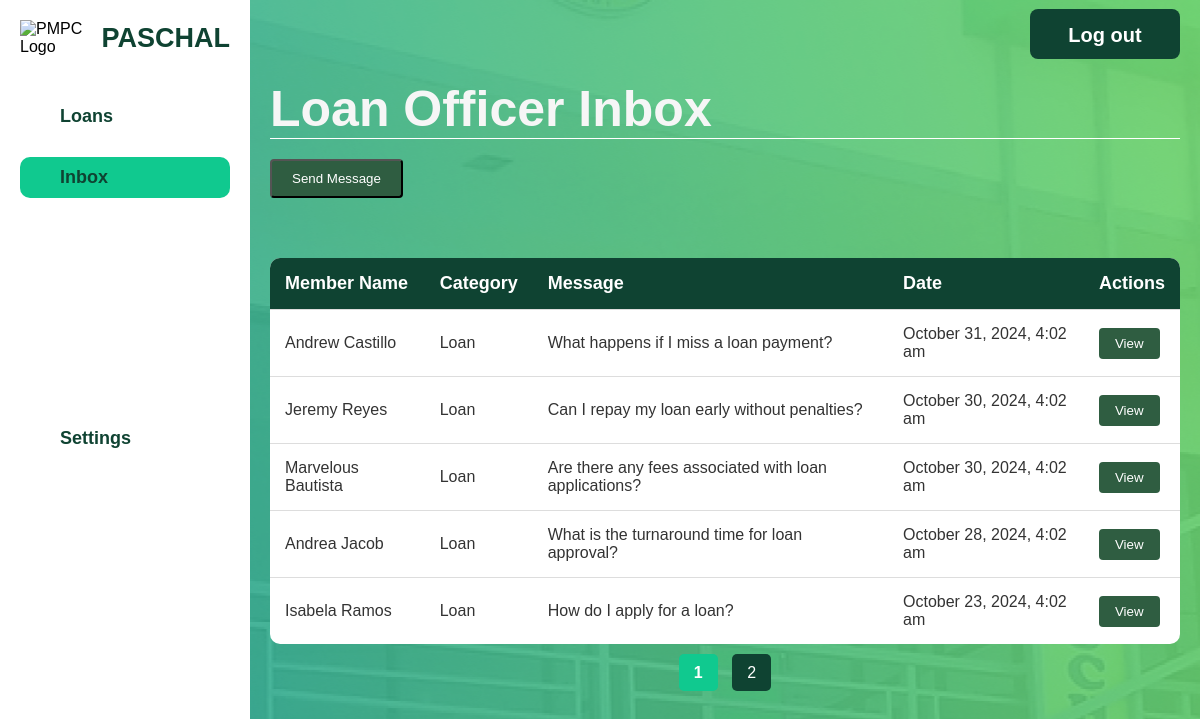
The app's page /loan/loan-inbox.php (signed in) with its own data.
### tables this page shows
CREATE TABLE `admin_messages` (
  `MessageID` int(11) NOT NULL,
  `MemberID` int(11) DEFAULT NULL,
  `Category` varchar(255) DEFAULT NULL,
  `MessageContent` mediumtext DEFAULT NULL,
  `DateSent` datetime DEFAULT NULL,
  `isReplied` tinyint(1) DEFAULT 0,
  `isViewed` tinyint(1) DEFAULT 0
);

### html/loan/loan-inbox.php (the view, shortened to what this page needs)
<?php
$servername = "localhost";
$dbUsername = "root";
$dbPassword = "";
$dbname = "pmpc";
$conn = new mysqli($servername, $dbUsername, $dbPassword, $dbname);
$limit = 5;
$page = isset($_GET['page']) ? (int)$_GET['page'] : 1;
$offset = ($page - 1) * $limit;
$countQuery = "SELECT COUNT(*) AS total FROM admin_messages WHERE Category = 'loan'";
$countResult = $conn->query($countQuery);
$totalMessages = $countResult->fetch_assoc()['total'];
$totalPages = ceil($totalMessages / $limit);
$messagesQuery = "SELECT CONCAT(m.FirstName, ' ', m.LastName) AS MemberName,
                         a.Category, a.MessageContent, a.DateSent, a.MessageID
                  FROM admin_messages a
                  JOIN member m ON a.MemberID = m.MemberID
                  WHERE a.Category = 'loan'
                  ORDER BY a.DateSent DESC
                  LIMIT ? OFFSET ?";
$stmt = $conn->prepare($messagesQuery);
$stmt->bind_param("ii", $limit, $offset);
$stmt->execute();
$messagesResult = $stmt->get_result();
?>
<!DOCTYPE html>
<html lang="en">
<head>
    <link rel="stylesheet" href="../../css/admin-dashboard.css">
    <link rel="stylesheet" href="../../css/member-general.css">
    <link rel="stylesheet" href="../../css/admin.css">
</head>
<body>
    <div class="container">
        <div class="sidebar">
            <div class="logo-container">
                <div class="logo">
                    <img src="../../assets/pmpc-logo.png" alt="PMPC Logo">
                </div>
                <h2 class="pmpc-text">PASCHAL</h2>
            </div>
            <ul class="sidebar-menu">
                <li><a href="loanofficer.php" >Loans</a></li>
                <li><a href="loan-inbox.php" class="active">Inbox</a></li>
            </ul>
            <ul class="sidebar-settings">
                <li><a href="#admin-settings.html">Settings</a></li>
            </ul>
        </div>
        <div class="main-content">
            <header>
                <h1>Loan Officer Inbox</h1>
                <button class="logout-button" onclick="window.location.href='../logout.php'">Log out</button>
            </header>
            <button class="send-message-button" onclick="openSendMessageModal()">Send Message</button>
            <section class="inbox-section">
                <table class="inbox-table">
                    <thead>
                        <tr>
                            <th>Member Name</th>
                            <th>Category</th>
                            <th>Message</th>
                            <th>Date</th>
                            <th>Actions</th>
                        </tr>
                    </thead>
                    <tbody id="inboxMessages">
                        <?php
                        if ($messagesResult->num_rows > 0) {
                            while ($message = $messagesResult->fetch_assoc()) {
                                echo "<tr>
                                    <td>{$message['MemberName']}</td>
                                    <td>{$message['Category']}</td>
                                    <td>{$message['MessageContent']}</td>
                                    <td>" . date('F j, Y, g:i a', strtotime($message['DateSent'])) . "</td>
                                    <td><button class='view-btn' onclick='showViewMessageModal({$message['MessageID']})'>View</button></td>
                                </tr>";
                            }
                        } else {
                            echo "<tr><td colspan='5'>No messages found.</td></tr>";
                        }
                        ?>
                    </tbody>
                </table>
            </section>
                <div id="pagination" class="pagination">
                    <?php for ($i = 1; $i <= $totalPages; $i++): ?>
                        <a href="?page=<?= $i ?>" class="<?= ($i === $page) ? 'active' : '' ?>"><?= $i ?></a>
                    <?php endfor; ?>
                </div>
        </div>
    </div>
</body>

### css/admin-dashboard.css (style rules this page uses)
.inbox-section { margin-top: 40px; }
.inbox-table { width: 100%; border-collapse: collapse; background-color: white; border-radius: 10px; overflow: hidden; }
.inbox-table thead { background-color: #0F4332; color: white; font-size: 18px; font-weight: bold; }
.inbox-table th, .inbox-table td { padding: 15px; text-align: left; border-bottom: 1px solid #ddd; }
.inbox-table td { font-size: 16px; color: #333; }
.inbox-table tr:last-child td { border-bottom: none; }
.pagination { margin-top: 20px; text-align: center; }
.pagination a { margin: 0 5px; padding: 10px 15px; background-color: #0F4332; color: white; text-decoration: none; border-radius: 5px; transition: background-color 0.3s; }
.pagination a.active { background-color: #10C98F; font-weight: bold; }
.view-btn, .reply-btn { background-color: #2f5d41; color: white; padding: 8px 16px; border-radius: 4px; cursor: pointer; border: none; }
.send-message-button { background-color: #2f5d41; color: white; padding: 10px 20px; border-radius: 4px; cursor: pointer; margin-bottom: 20px; }

### css/member-general.css (style rules this page uses)
* { margin: 0; padding: 0; box-sizing: border-box; font-family: 'Poppins', Arial, Helvetica, sans-serif; }
html, body { height: 100%; font-family: 'Poppins', Arial, Helvetica, sans-serif; }
body { background-image: url('../assets/bg.jpg'); background-size: auto; background-position: center; background-repeat: repeat; }
.container { display: flex; width: 100%; height: 100vh; }
.sidebar { width: 250px; background-color: #fff; display: flex; flex-direction: column; padding: 20px; position: fixed; height: 100vh; }
.logo-container { display: flex; align-items: center; margin-bottom: 20px; }
.logo img { width: 70px; height: auto; margin-right: 10px; }
.pmpc-text { font-size: 27px; color: #0F4332; font-weight: 800; }
.sidebar-menu { list-style: none; padding: 0; }
.sidebar-menu li { margin: 20px 0; }
.sidebar-settings { list-style: none; padding-left: 0; margin-bottom: 20px; }
.sidebar-menu a { color: #0F4332; text-decoration: none; font-size: 18px; font-weight: bold; display: block; padding: 10px 40px; transition: background-color 0.3s ease; }
.sidebar-menu a.active, .sidebar-menu a:hover { background-color: #10C98F; border-radius: 10px; }
.sidebar-settings li { margin: 0; }
.sidebar-settings a { color: #0F4332; text-decoration: none; font-size: 18px; font-weight: bold; padding: 10px 40px; display: block; transition: background-color 0.3s ease; margin-top:200px; }
.main-content { margin-left: 250px; padding: 20px; width: calc(100% - 250px); }
header { display: flex; justify-content: space-between; align-items: center; padding-top: 60px; border-bottom: 1.5px solid #ffffff; margin-bottom: 20px; }
header h1 { font-size: 50px; font-weight: 800; color: #f6f6f6; }
.logout-button { background-color: #0F4332; color: rgb(255, 255, 255); border-radius: 8px; margin-top: -150px; font-size: 20px; font-weight: bold; width: 150px; height: 50px; padding: 15px 25px; border: none; cursor: pointer; transition: background-color 0.3s ease; }

### records on screen
admin_messages: MemberName "Andrew Castillo", Category "Loan", MessageContent "What happens if I miss a loan payment?", DateSent "October 31, 2024, 4:02 am"
admin_messages: MemberName "Jeremy Reyes", Category "Loan", MessageContent "Can I repay my loan early without penalties?", DateSent "October 30, 2024, 4:02 am"
admin_messages: MemberName "Marvelous Bautista", Category "Loan", MessageContent "Are there any fees associated with loan applications?", DateSent "October 30, 2024, 4:02 am"
admin_messages: MemberName "Andrea Jacob", Category "Loan", MessageContent "What is the turnaround time for loan approval?", DateSent "October 28, 2024, 4:02 am"
admin_messages: MemberName "Isabela Ramos", Category "Loan", MessageContent "How do I apply for a loan?", DateSent "October 23, 2024, 4:02 am"
